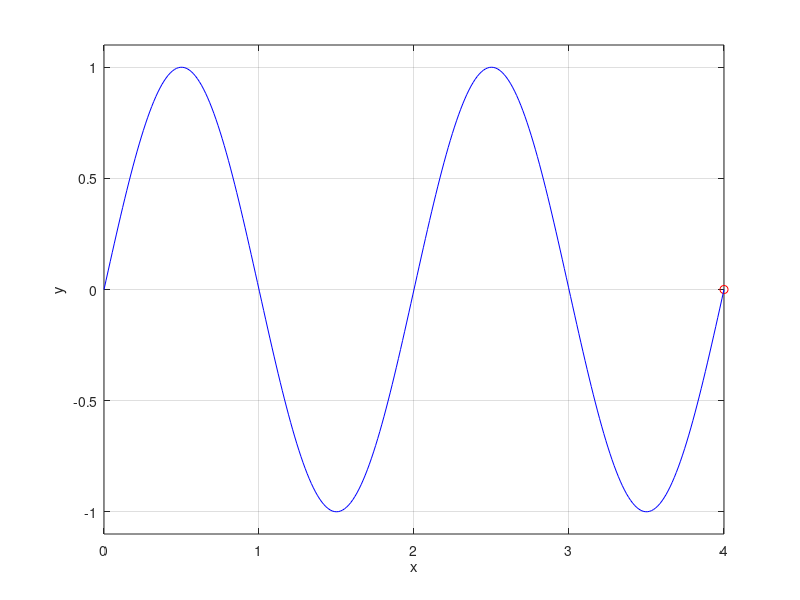

The MATLAB script that drew this image:
%% animate

clear
clc

%set parameters
T=2; %period
tmin=0;
tmax=2*T
Nt=300;

%% tabulate sine curve
t=linspace(tmin,tmax,Nt);
y=sin(2*pi*t/T);

% plot with amination
for it=1:Nt
    plot(t(it),y(it),'ro',...
        t(1:it),y(1:it),'b')
    axis([tmin,tmax,-1.1,1.1]);
    grid on
    ylabel('y')
    xlabel('x')
    drawnow
end
